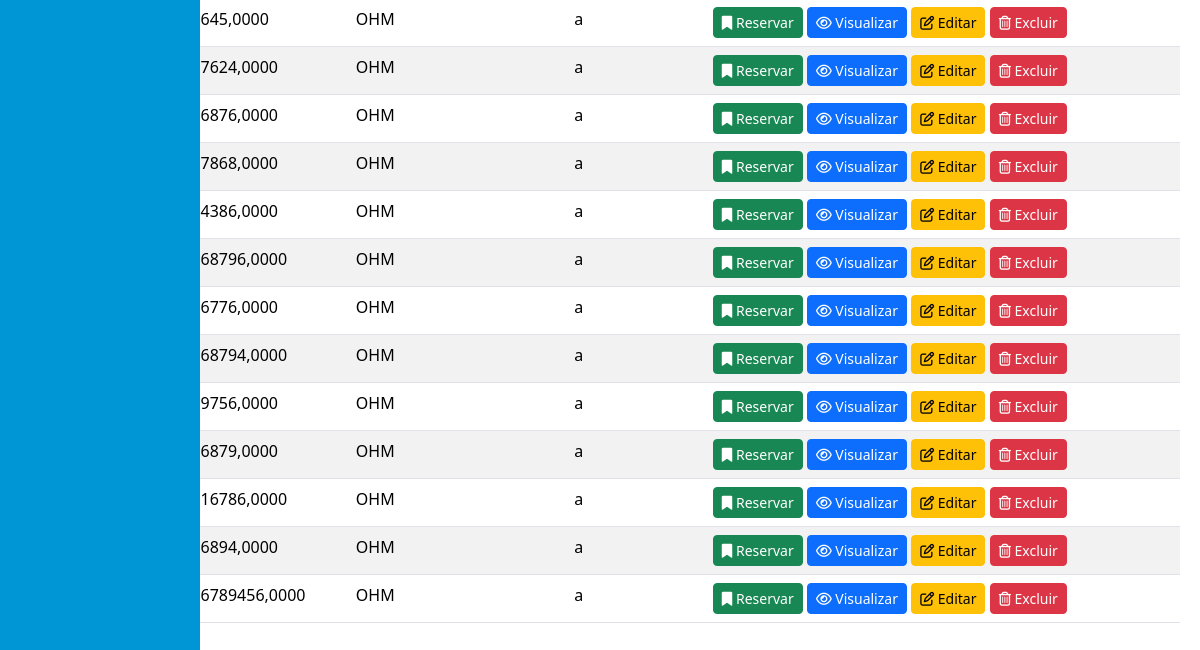
The app's page /inventario/componentes/ (lower part), older data.
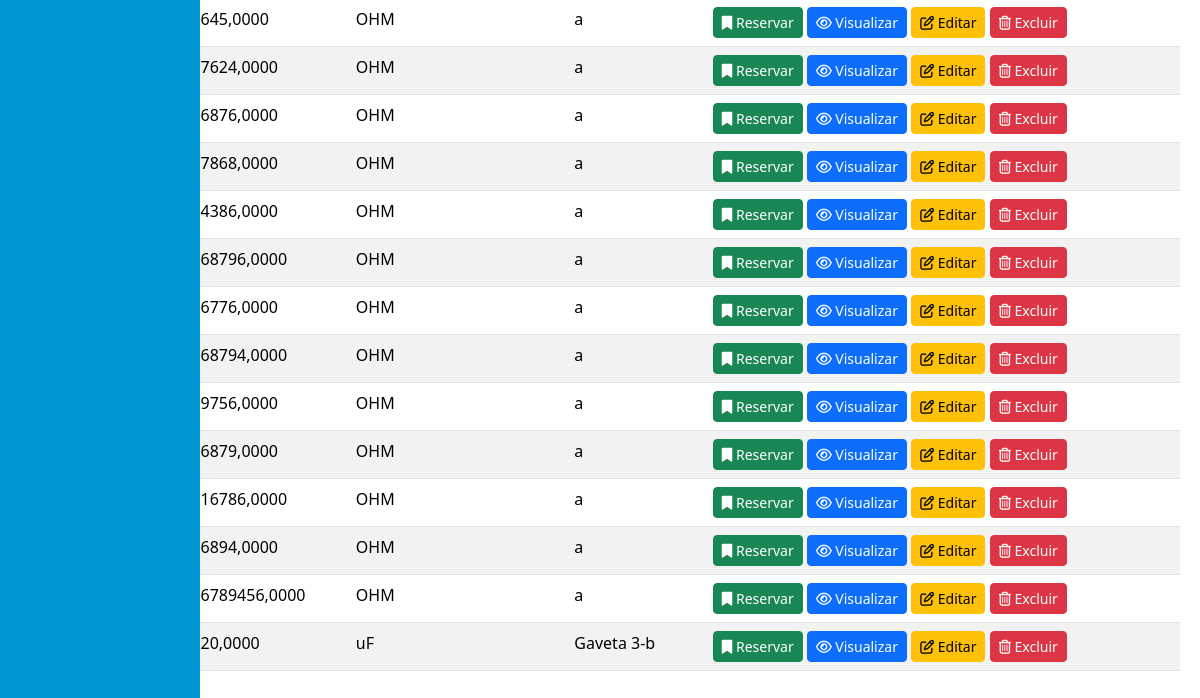
The same page, newer data.
### inventario/models.py (models this page shows, shortened)
class Componente(models.Model):
    id = models.AutoField(primary_key=True, unique=True)
    nome = models.CharField(max_length=50)
    unidade_de_medida = models.CharField(max_length=50, verbose_name='Unidade de Medida')
    valor = models.DecimalField(decimal_places=4, max_digits=16)
    localizacao = models.CharField(max_length=50, verbose_name='Localização')

### inventario/views.py (the view)
# urls.py: path('componentes/', ComponenteList.as_view(), name='Listar-Componentes'),
class ComponenteList(ListView):
    model = Componente
    template_name = 'componentes.html'

### inventario/templates/componentes.html (shortened to what this page needs)
{% extends "base.html" %}
{% load static %}
{% block style %}
<link rel="stylesheet" href="{% static 'css/bootstrap/bootstrap.min.css' %}">
<link rel="stylesheet" href="{% static 'fa/css/all.min.css' %}">
<link rel="stylesheet" href="{% static 'css/datatables.min.css' %}">
<link rel="stylesheet" href="{% static 'css/tables.css' %}">
{% endblock %}
{% block content %}
{% include "includes/sideBar.html" %}
<div class="content">
    <div class="table-responsive">
        <table class="table table-striped" id="tabela-componentes">
            <tbody>
                {% for componente in object_list %}
                <tr>
                    <td>{{ componente.nome }}</td>
                    <td>{{ componente.valor }}</td>
                    <td>{{ componente.unidade_de_medida }}</td>
                    <td>{{ componente.localizacao }}</td>
                    <td>
                        <a href="" class="btn btn-success btn-sm" title="Reservar">
                            <i class="fa fa-bookmark" aria-hidden="true"></i>
                            Reservar
                        </a>
                        <a href="" class="btn btn-primary btn-sm" title="Visualizar">
                            <i class="fa-regular fa-eye"></i>
                            Visualizar
                        </a>
                        <a href="{% url 'Editar-Componente' componente.id %}" class="btn btn-warning btn-sm" title="Editar">
                            <i class="fa-regular fa-pen-to-square"></i>
                            Editar
                        </a>
                        <a href="" class="btn btn-danger btn-sm" title="Excluir">
                            <i class="fa-regular fa-trash-can"></i>
                            Excluir
                        </a>
                    </td>
                </tr>
                {% empty %}
                <tr>
                    <td colspan="4">Nenhum componente encontrado</td>
                </tr>
                {% endfor %}
            </tbody>
            </table>
        </div>
    </div>
    {% endblock %}

### templates/base.html (shortened to what this page needs)
{% load static %}
<!DOCTYPE html>
<html lang="pt-br">
<head>
    <link rel="stylesheet" href="{% static 'css/base.css' %}">
    {% block style %}
    {% endblock %}
</head>
<body>
    {% block content %}{% endblock %}
</body>
</html>

### inventario/templates/includes/sideBar.html (shortened to what this page needs)
{% load static %}
<link rel="stylesheet" href="{% static 'css/sideBar.css' %}">
<div class="sidebar">
</div>

### static/css/base.css (style rules this page uses)
body { font-family: Nunito sans, sans-serif; flex-direction: column; min-height: 100vh; margin: 0; padding: 0; background-color: #f0f8ff; }
.content { margin-top: 50px; }

### static/css/sideBar.css (style rules this page uses)
.sidebar { height: 100%; width: 200px; position: fixed; top: 40px; left: 0; background-color: #0096d6; padding-top: 20px; display: flex; flex-direction: column; gap: 15px; color: white; z-index: 500; }
.content { margin-left: 20px; padding: 20px; }

Row changes from the older to the newer data that the page shows:
added Componente: valor "20,0000", unidade_de_medida "uF", localizacao "Gaveta 3-b"
